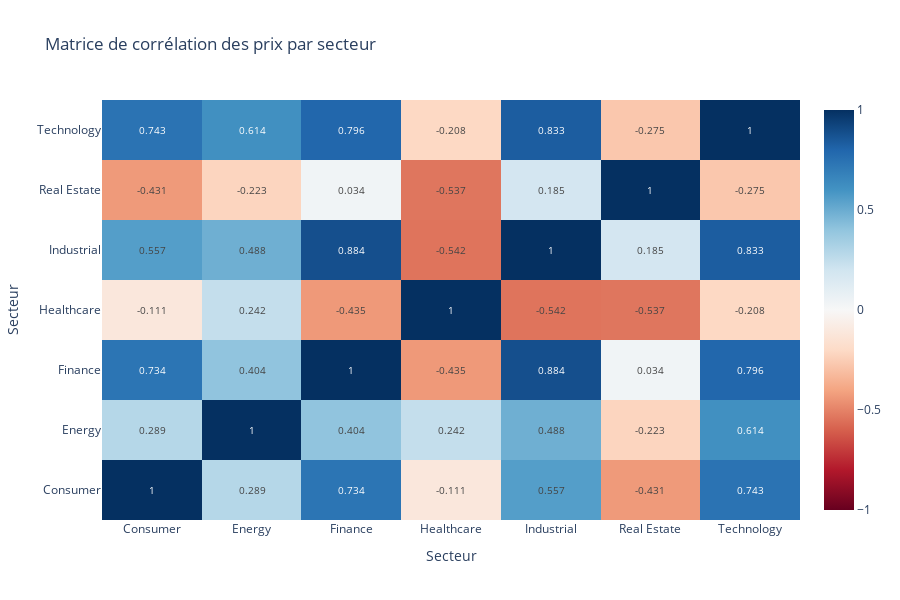

Notebook code cell kept with this figure:
### Markdown cell above
## GRAPHIQUE INTERACTIF 4 : Heatmap interactive des corrélations secteur

### Code cell
# Calculer la corrélation entre secteurs
sector_prices = sp500_data.groupby(['date', 'sector'])['close'].mean().reset_index()
pivot_sector = sector_prices.pivot(index='date', columns='sector', values='close')
sector_correlation = pivot_sector.corr()

# Créer la heatmap
fig = go.Figure(data=go.Heatmap(
    z=sector_correlation.values,
    x=sector_correlation.columns,
    y=sector_correlation.index,
    colorscale='RdBu',
    zmid=0,
    text=np.round(sector_correlation.values, 3),
    texttemplate='%{text}',
    textfont={"size": 10},
    hovertemplate='%{y} vs %{x}: %{z:.3f}<extra></extra>'
))

fig.update_layout(
    title='Matrice de corrélation des prix par secteur',
    xaxis_title='Secteur',
    yaxis_title='Secteur',
    height=600
)

fig.show()

print("\n✓ Partie 5 complétée : 4 graphiques interactifs Plotly")

### Figure 1 — Plotly figure (JSON) as saved in the notebook; plotly's stock layout.template omitted (floating-point values rounded to 4 significant figures)
{"data": [{"colorscale": [[0, "rgb(103,0,31)"], [0.1, "rgb(178,24,43)"], [0.2, "rgb(214,96,77)"], [0.3, "rgb(244,165,130)"], [0.4, "rgb(253,219,199)"], [0.5, "rgb(247,247,247)"], [0.6, "rgb(209,229,240)"], [0.7, "rgb(146,197,222)"], [0.8, "rgb(67,147,195)"], [0.9, "rgb(33,102,172)"], [1, "rgb(5,48,97)"]], "hovertemplate": "%{y} vs %{x}: %{z:.3f}<extra></extra>", "text": [[1.0, 0.289, 0.734, -0.111, 0.557, -0.431, 0.743], [0.289, 1.0, 0.404, 0.242, 0.488, -0.223, 0.614], [0.734, 0.404, 1.0, -0.435, 0.884, 0.034, 0.796], [-0.111, 0.242, -0.435, 1.0, -0.542, -0.537, -0.208], [0.557, 0.488, 0.884, -0.542, 1.0, 0.185, 0.833], [-0.431, -0.223, 0.034, -0.537, 0.185, 1.0, -0.275], [0.743, 0.614, 0.796, -0.208, 0.833, -0.275, 1.0]], "textfont": {"size": 10}, "texttemplate": "%{text}", "type": "heatmap", "x": ["Consumer", "Energy", "Finance", "Healthcare", "Industrial", "Real Estate", "Technology"], "y": ["Consumer", "Energy", "Finance", "Healthcare", "Industrial", "Real Estate", "Technology"], "z": [[1.0, 0.2886, 0.7339, -0.1114, 0.5575, -0.4314, 0.7434], [0.2886, 1.0, 0.4037, 0.2418, 0.4879, -0.2225, 0.6138], [0.7339, 0.4037, 1.0, -0.4354, 0.8837, 0.03435, 0.7959], [-0.1114, 0.2418, -0.4354, 1.0, -0.5416, -0.5368, -0.208], [0.5575, 0.4879, 0.8837, -0.5416, 1.0, 0.185, 0.8326], [-0.4314, -0.2225, 0.03435, -0.5368, 0.185, 1.0, -0.2746], [0.7434, 0.6138, 0.7959, -0.208, 0.8326, -0.2746, 1.0]], "zmid": 0}], "layout": {"height": 600, "title": {"text": "Matrice de corrélation des prix par secteur"}, "xaxis": {"title": {"text": "Secteur"}}, "yaxis": {"title": {"text": "Secteur"}}}}
